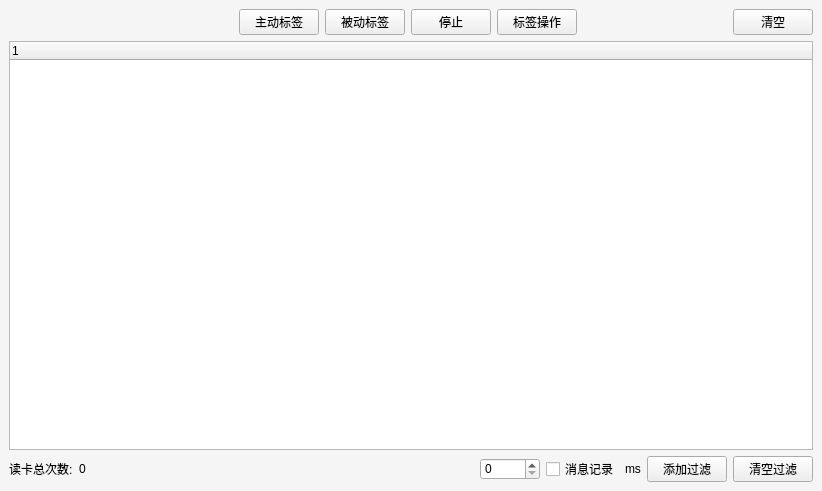
<?xml version="1.0" encoding="UTF-8"?>
<ui version="4.0">
 <class>ReadCardFor6CDlg</class>
 <widget class="QWidget" name="ReadCardFor6CDlg">
  <property name="geometry">
   <rect>
    <x>0</x>
    <y>0</y>
    <width>822</width>
    <height>491</height>
   </rect>
  </property>
  <property name="windowTitle">
   <string>Form</string>
  </property>
  <layout class="QGridLayout" name="gridLayout_3">
   <property name="leftMargin">
    <number>0</number>
   </property>
   <property name="topMargin">
    <number>0</number>
   </property>
   <property name="rightMargin">
    <number>0</number>
   </property>
   <property name="bottomMargin">
    <number>0</number>
   </property>
   <property name="spacing">
    <number>0</number>
   </property>
   <item row="0" column="0">
    <widget class="QFrame" name="frame">
     <property name="styleSheet">
      <string notr="true">.QFrame
{
	background-color: rgb(245, 245, 245);
}</string>
     </property>
     <property name="frameShape">
      <enum>QFrame::NoFrame</enum>
     </property>
     <property name="frameShadow">
      <enum>QFrame::Raised</enum>
     </property>
     <layout class="QGridLayout" name="gridLayout_2">
      <property name="leftMargin">
       <number>9</number>
      </property>
      <property name="topMargin">
       <number>9</number>
      </property>
      <property name="rightMargin">
       <number>9</number>
      </property>
      <property name="bottomMargin">
       <number>9</number>
      </property>
      <property name="spacing">
       <number>6</number>
      </property>
      <item row="2" column="1">
       <widget class="QTreeWidget" name="treeWidget">
        <property name="styleSheet">
         <string notr="true"/>
        </property>
        <property name="alternatingRowColors">
         <bool>true</bool>
        </property>
        <column>
         <property name="text">
          <string notr="true">1</string>
         </property>
        </column>
       </widget>
      </item>
      <item row="0" column="1">
       <layout class="QHBoxLayout" name="horizontalLayout_4">
        <item>
         <layout class="QHBoxLayout" name="horizontalLayout">
          <item>
           <spacer name="horizontalSpacer_3">
            <property name="orientation">
             <enum>Qt::Horizontal</enum>
            </property>
            <property name="sizeHint" stdset="0">
             <size>
              <width>40</width>
              <height>20</height>
             </size>
            </property>
           </spacer>
          </item>
         </layout>
        </item>
        <item>
         <layout class="QHBoxLayout" name="horizontalLayout_2">
          <item>
           <spacer name="horizontalSpacer">
            <property name="orientation">
             <enum>Qt::Horizontal</enum>
            </property>
            <property name="sizeHint" stdset="0">
             <size>
              <width>40</width>
              <height>20</height>
             </size>
            </property>
           </spacer>
          </item>
          <item>
           <widget class="QPushButton" name="pushButton_3">
            <property name="enabled">
             <bool>true</bool>
            </property>
            <property name="styleSheet">
             <string notr="true"/>
            </property>
            <property name="text">
             <string>主动标签</string>
            </property>
           </widget>
          </item>
          <item>
           <widget class="QPushButton" name="pushButton_2">
            <property name="text">
             <string>被动标签</string>
            </property>
           </widget>
          </item>
          <item>
           <widget class="QPushButton" name="pushButton_4">
            <property name="text">
             <string>停止</string>
            </property>
           </widget>
          </item>
          <item>
           <widget class="QPushButton" name="pushButton_7">
            <property name="text">
             <string>标签操作</string>
            </property>
           </widget>
          </item>
          <item>
           <spacer name="horizontalSpacer_2">
            <property name="orientation">
             <enum>Qt::Horizontal</enum>
            </property>
            <property name="sizeHint" stdset="0">
             <size>
              <width>40</width>
              <height>20</height>
             </size>
            </property>
           </spacer>
          </item>
         </layout>
        </item>
        <item>
         <layout class="QHBoxLayout" name="horizontalLayout_3">
          <item>
           <spacer name="horizontalSpacer_4">
            <property name="orientation">
             <enum>Qt::Horizontal</enum>
            </property>
            <property name="sizeHint" stdset="0">
             <size>
              <width>40</width>
              <height>20</height>
             </size>
            </property>
           </spacer>
          </item>
          <item>
           <widget class="QPushButton" name="pushButton">
            <property name="styleSheet">
             <string notr="true"/>
            </property>
            <property name="text">
             <string>清空</string>
            </property>
           </widget>
          </item>
         </layout>
        </item>
       </layout>
      </item>
      <item row="3" column="1">
       <layout class="QHBoxLayout" name="horizontalLayout_5">
        <item>
         <widget class="QLabel" name="label_6">
          <property name="text">
           <string>读卡总次数:</string>
          </property>
         </widget>
        </item>
        <item>
         <widget class="QLabel" name="label_9">
          <property name="text">
           <string>0</string>
          </property>
         </widget>
        </item>
        <item>
         <spacer name="horizontalSpacer_5">
          <property name="orientation">
           <enum>Qt::Horizontal</enum>
          </property>
          <property name="sizeHint" stdset="0">
           <size>
            <width>40</width>
            <height>20</height>
           </size>
          </property>
         </spacer>
        </item>
        <item>
         <widget class="QSpinBox" name="spinBox_2">
          <property name="minimumSize">
           <size>
            <width>60</width>
            <height>0</height>
           </size>
          </property>
          <property name="styleSheet">
           <string notr="true"/>
          </property>
          <property name="maximum">
           <number>9999</number>
          </property>
         </widget>
        </item>
        <item>
         <widget class="QCheckBox" name="checkBox_2">
          <property name="styleSheet">
           <string notr="true"/>
          </property>
          <property name="text">
           <string>消息记录</string>
          </property>
         </widget>
        </item>
        <item>
         <widget class="QLabel" name="label_7">
          <property name="text">
           <string>ms</string>
          </property>
         </widget>
        </item>
        <item>
         <widget class="QPushButton" name="pushButton_5">
          <property name="text">
           <string>添加过滤</string>
          </property>
         </widget>
        </item>
        <item>
         <widget class="QPushButton" name="pushButton_6">
          <property name="text">
           <string>清空过滤</string>
          </property>
         </widget>
        </item>
       </layout>
      </item>
     </layout>
    </widget>
   </item>
  </layout>
 </widget>
 <resources/>
 <connections/>
</ui>
